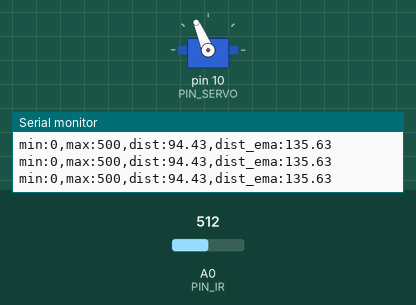
This sketch was run on a simulated Arduino Uno, built with avr-gcc and run on an emulated ATmega328P. On the bench: servo, the last lines printed to the serial monitor. The inputs (shaded band) are chosen by the test bench; at power-on: A0 (PIN_IR) = 512.

Above: at 1.2 s.
1.3 s: A0 (PIN_IR) set to 315
3.3 s: A0 (PIN_IR) set to 307
At 4.95 s:
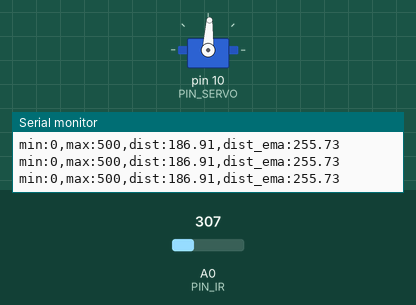
At 7.0 s:
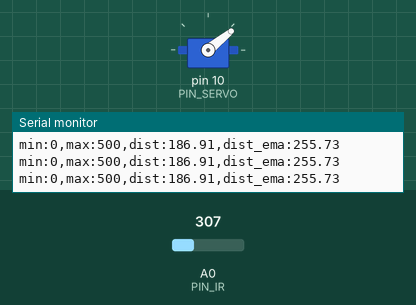
8.0 s: A0 (PIN_IR) set to 511
At 11.7 s:
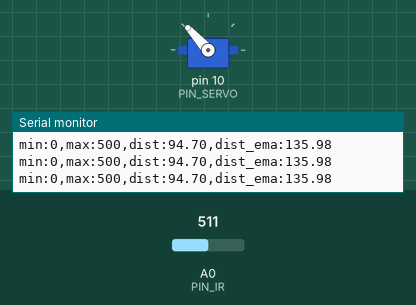
Timing chart, 0 to 13.2 s (numbered marks = the images above; inputs shaded):
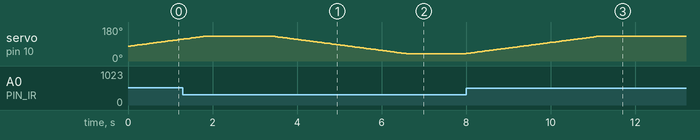

Measured:
- the behaviour switches between 308 and 307 on A0 (PIN_IR) (found by bisection; images 0 and 1)
- after the input at 3.3 s, servo on pin 10 (PIN_SERVO): moves from 132° to 39° over 3.2 s, starting after 0.12 s
- after the input at 8.0 s, servo on pin 10 (PIN_SERVO): moves from 39° to 132° over 3.2 s, starting at once

The sketch:

21_bbc_20171687.ino
```cpp
#include <Servo.h>

// Arduino pin assignment
#define PIN_IR A0
#define PIN_LED 9
#define PIN_SERVO 10

#define _DUTY_MIN 553
#define _DUTY_NEU 1476
#define _DUTY_MAX 2399

#define _D 1350
#define _E 1900
#define _F 950

#define _SERVO_SPEED 30
#define INTERVAL 20  // servo update interval
#define _DIST_ALPHA 0.3

int a, b; // unit: mm
Servo myservo;
float dist_ema, alpha;
unsigned long last_sampling_time; // unit: ms
int duty_chg_per_interval;
int duty_target, duty_curr;

void setup() {
  myservo.attach(PIN_SERVO);
  duty_curr = _D;
  myservo.writeMicroseconds(duty_curr);

// initialize serial port
  Serial.begin(57600);

  duty_chg_per_interval = (_DUTY_MAX - _DUTY_MIN) * ((float)_SERVO_SPEED / 180) * ((float)INTERVAL / 1000);


  a = 67.5; //70;
  b = 298; //300;

  last_sampling_time = 0;
  alpha = _DIST_ALPHA;
}

float ir_distance(void){ // return value unit: mm
  float val;
  float volt = float(analogRead(PIN_IR));
  val = ((6762.0/(volt-9.0))-4.0) * 10.0;
  return val;
}

void loop() {
  if(millis() < last_sampling_time + INTERVAL) return;

  float raw_dist = ir_distance();
  float dist_cali = 100 + 300.0 / (b - a) * (raw_dist - a);
  dist_ema = alpha * dist_cali + (1-alpha) * dist_ema;

  Serial.print("min:0,max:500,dist:");
  Serial.print(raw_dist);
  Serial.print(",dist_ema:");
  Serial.println(dist_ema);

  if (dist_ema > 255) {
    duty_target = _F;
  }
  else {
    duty_target = _E;
  }

  if(duty_target > duty_curr) {
    duty_curr += duty_chg_per_interval;
    if(duty_curr > duty_target) duty_curr = duty_target;
  }
  else {
    duty_curr -= duty_chg_per_interval;
    if(duty_curr < duty_target) duty_curr = duty_target;
  }

   myservo.writeMicroseconds(duty_curr);

  last_sampling_time += INTERVAL;
}
```
